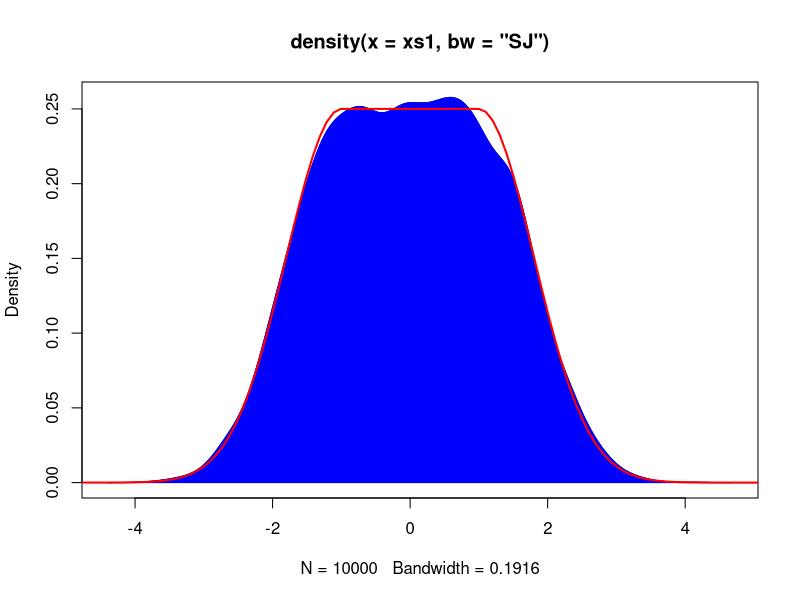
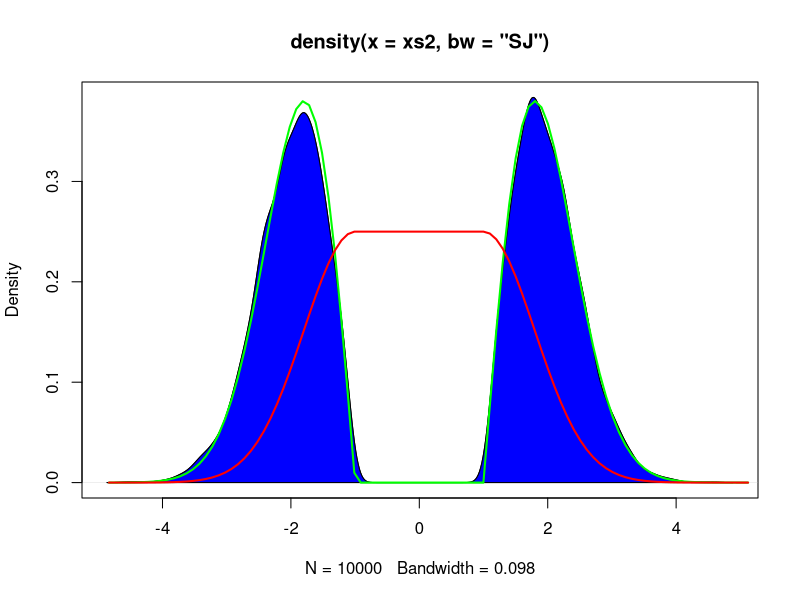

Source code (R) for these figures, in order:
# The number of sample points we want
xn = 10000

# The number of switching points we generate
spn = xn * 10

# Switching points
xs <- (1 + sqrt(-4 / pi * log(1 - runif(spn)))) * rep(c(1, -1), spn / 2)
ts <- rep(0, spn)
t <- 0
x <- 0
i <- 1
while (i <= spn) {
  t <- ts[i] <- t + abs(xs[i] - x)
  x <- xs[i]
  i <- i + 1
}

# Check whether we indeed have the required distribution
# We draw a graph of the density of a random sample from the process (blue)
# with the theoretical density (red)
xs1 <- replicate(xn, 0)
j <- 1
theta <- 1
i <- 1
while (i <= xn) {
  t <- i / (xn + 1) * ts[spn]
  while (ts[j] < t) {
    j <- j + 1
    theta <- -theta
  }
  xs1[i] <- xs[j] - theta * (ts[j] - t)
  i <- i + 1
}

d1 <- density(xs1, bw = "SJ") # "SJ" is a suggested kernel parameter
plot(d1)
polygon(d1, col = "blue", border = "blue")
fx <- seq(min(xs1 - 1), max(xs1 + 1), length = 100)
fy <- exp(-pi / 4 * (pmax(1, abs(fx)) - 1)^2) / 4
lines(fx, fy, col = "red", lwd = 2)

# Now we take a sample from the generated switching points
xs2 <- xs[sort(sample(1:spn, xn, FALSE))]

# We plot the empirical density of switchng points (blue)
# against the theoretical density of switching points (green),
# and add the density we need (red)
d2 <- density(xs2, bw = "SJ")
plot(d2)
polygon(d2, col = "blue")
spx <- fx
spy <- exp(-pi / 4 * (pmax(1, abs(fx)) - 1)^2) * pi / 4 * (pmax(1, abs(fx)) - 1)
lines(spx, spy, col = "green", lwd = 2)
lines(fx, fy, col = "red", lwd = 2)
